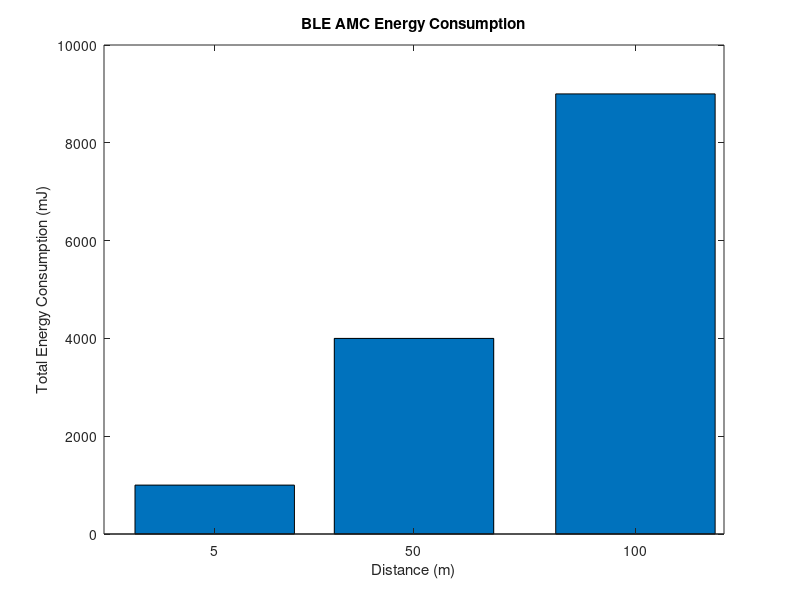

Recreate this plot in MATLAB.
function BLE_AMC
    % Adaptive Modulation and Coding for BLE
    modulation_schemes = {'GFSK', 'BPSK', 'QPSK'};
    distances = [5, 50, 100]; % Example distances
    data_rate = [1e6, 2e6, 3e6]; % Data rates for BLE
    energy_per_bit = [0.001, 0.002, 0.003]; % Energy per bit for BLE modulations

    total_energy = zeros(1, length(distances));

    for i = 1:length(distances)
        if distances(i) < 20
            modulation = modulation_schemes{1}; % GFSK for short distances
            energy = energy_per_bit(1);
        elseif distances(i) < 70
            modulation = modulation_schemes{2}; % BPSK for medium distances
            energy = energy_per_bit(2);
        else
            modulation = modulation_schemes{3}; % QPSK for longer distances
            energy = energy_per_bit(3);
        end
        
        total_energy(i) = energy * data_rate(i); % Energy consumption calculation
    end
    
    disp(['BLE AMC Total Energy Consumption: ', num2str(total_energy)]);
    
    % Plot
    figure;
    bar(distances, total_energy);
    xlabel('Distance (m)');
    ylabel('Total Energy Consumption (mJ)');
    title('BLE AMC Energy Consumption');
end
